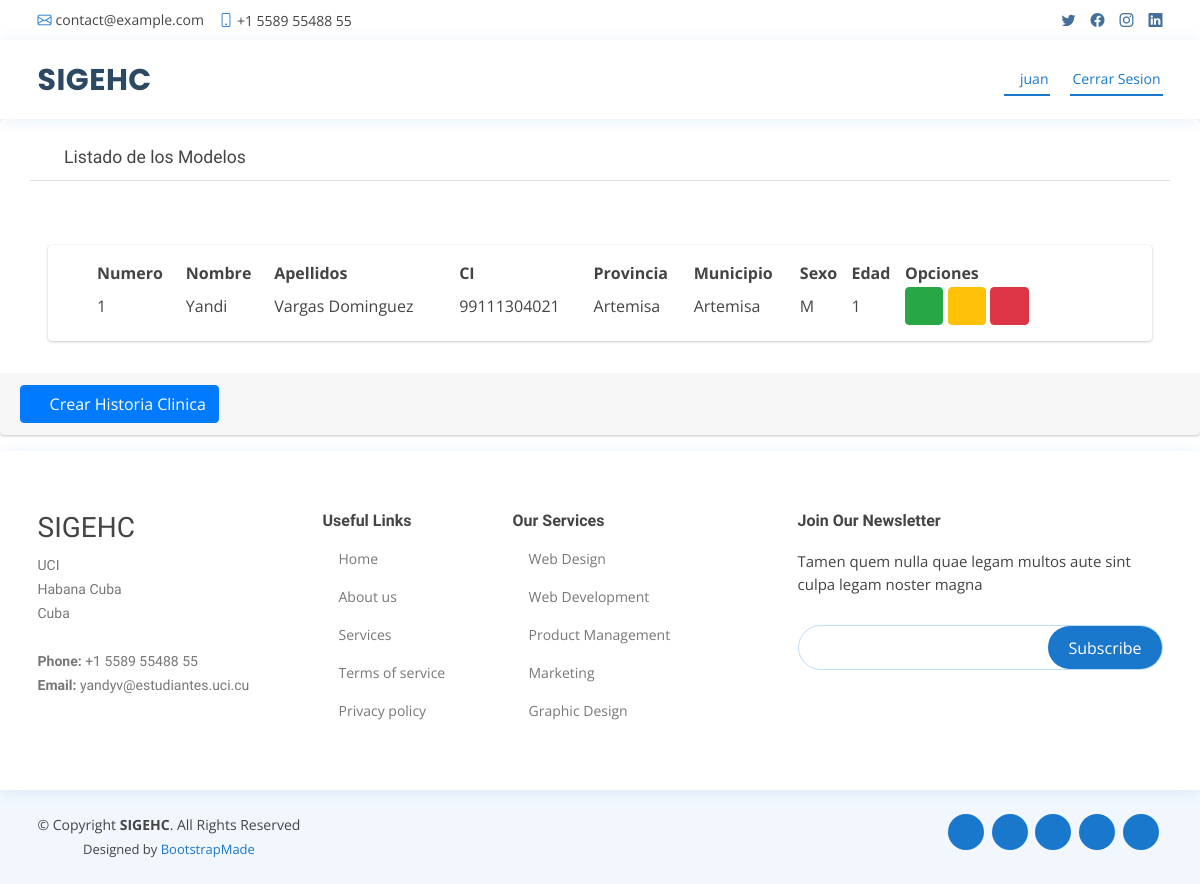
Before: /historiasc/listar/ (signed in) with the older database file.
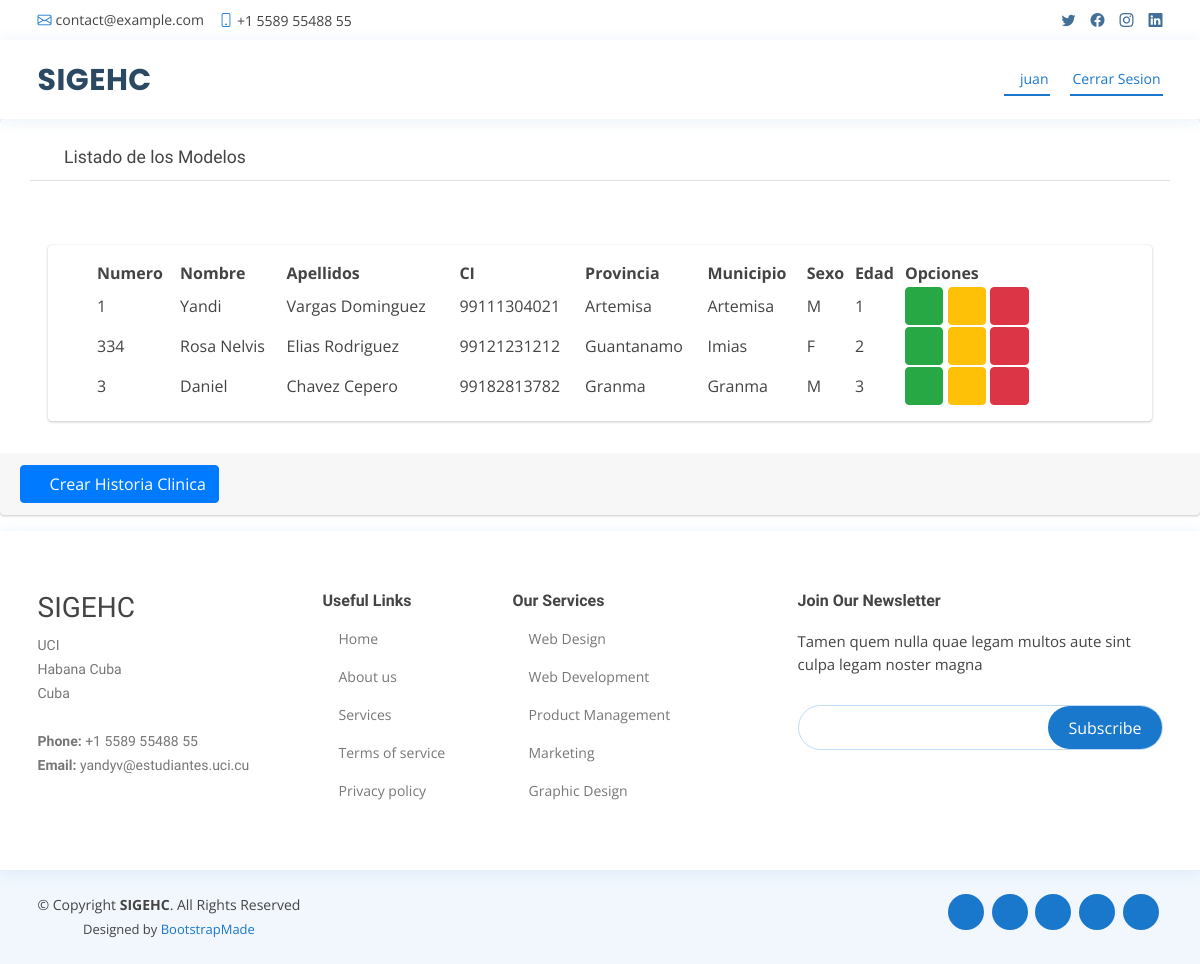
After: the same page with the newer database file.
### main/models.py (models this page shows, shortened)
class Historia_clinica(models.Model):
    numero = models.IntegerField()
    img = models.ImageField(upload_to='pacientes', null=True, blank=True)
    ci=models.CharField(max_length=11)
    nombre = models.CharField(max_length=100)
    apellidos = models.CharField(max_length=150)
    direccion = models.CharField(max_length=300)
    municipio = models.CharField(max_length=100)
    provincia = models.CharField(max_length=100)
    cod_postal = models.CharField(max_length=20)
    medico = models.ForeignKey(Medico, on_delete=models.CASCADE)
    sexo = models.ForeignKey(Sexo, on_delete=models.CASCADE)
    fecha_nacimiento = models.DateField()
    lugar_nacimiento = models.CharField(max_length=100)
    correo = models.EmailField(null=True, blank=True)
    edad = models.IntegerField()
    telf_movil = models.CharField(max_length=8)
    telf_fijo = models.CharField(max_length=8)
    observaciones = models.TextField()
    estado = models.ForeignKey(Estado, on_delete=models.CASCADE)

class Sexo(models.Model):
    sexo = models.CharField(max_length=20)
    def __str__(self):
        return self.sexo

### main/views.py (the view)
# urls.py: path('historiasc/listar/', views.hclistar, name='listar_hc'),
@login_required
def hclistar(request):
    try:
        estadoT = Estado.objects.get(nombre='Activo')
        historias = Historia_clinica.objects.all().filter(estado=estadoT)
        return render(request, 'gestion/hc/hclist.html',{
        'historias': historias,
    })
    except Exception as e:
        print(e)
    return render(request, 'gestion/hc/hclist.html')

### templates/gestion/hc/hclist.html (shortened to what this page needs)
{% extends 'base.html' %}
{% load static %}
{% block content %}
    <div class=" card card-default">
        <div class="card-header px-3 mb-3 mt-3 container">
            <h3 class="card-title">
            <i class="fas fa-search"></i>
                Listado de los Modelos
            </h3>
            </div>
        <div class="card card-body content-header mx-5 px-5 mt-5">
            <table id="myTable" class="display" style="width: 100%;">
                <thead>
                    <tr>
                        <th>Numero</th>
                        <th>Nombre</th>
                        <th>Apellidos</th>
                        <th>CI</th>
                        <th>Provincia</th>
                        <th>Municipio</th>
                        <th>Sexo</th>
                        <th>Edad</th>
                        <th style="width: 3cm">Opciones</th>
                    </tr>
                </thead>
                <tbody>
                    {% for i in historias %}
                    <tr>
                        <td>{{i.numero}}</td>
                        <td>{{i.nombre}}</td>
                        <td>{{i.apellidos}}</td>
                        <td>{{i.ci}}</td>
                        <td>{{i.provincia}}</td>
                        <td>{{i.municipio}}</td>
                        <td>{{i.sexo}}</td>
                        <td>{{i.pk}}</td>
                        <td style="width: 200px;">
                            <a href="{% url 'ver_hc' i.pk %}" type="button" class="btn btn-success">
                                <i class="fas fa-eye"></i>
                            </a>
                            <a href="{% url 'editar_hc' i.pk %}" type="button" class="btn btn-warning">
                                <i class="fas fa-edit"></i>
                            </a>
                            <a href="{% url 'matarP' i.pk %}" type="button" class="btn btn-danger">
                                <i class="fas fa-procedures"></i>
                            </a>
                        </td>
                    {% endfor %}
                </tbody>
            </table>
            </div>
            <div class=" card-footer mt-3">
            <a href="{% url 'crear_hc' %}" type="button" class="btn btn-primary">
                <i class="fas fa-plus"></i>
            Crear Historia Clinica
            </a>
            </div>
        </div>
{% endblock %}

### templates/base.html (shortened to what this page needs)
<!DOCTYPE html>
<html lang="en">
{% load static %}
<head>
  <link href="{% static 'assets/vendor/fontawesome-free/css/all.min.css'%}" rel="stylesheet">
  <link href="{% static 'assets/vendor/animate.css/animate.min.css' %}" rel="stylesheet">
  <link href="{% static 'assets/vendor/bootstrap/css/bootstrap.min.css' %}" rel="stylesheet">
  <link href="{% static 'assets/vendor/bootstrap-icons/bootstrap-icons.css' %}" rel="stylesheet">
  <link href="{% static 'assets/vendor/boxicons/css/boxicons.min.css' %}" rel="stylesheet">
  <link href="{% static 'assets/vendor/glightbox/css/glightbox.min.css' %}" rel="stylesheet">
  <link href="{% static 'assets/vendor/remixicon/remixicon.css' %}" rel="stylesheet">
  <link href="{% static 'assets/vendor/swiper/swiper-bundle.min.css' %}" rel="stylesheet">
  <link
      rel="stylesheet"
      href="{% static 'plugins/fontawesome-free/css/all.min.css'%}"
    />
    <link
      href="{% static 'plugins/bootstrap/css/bootstrap.min.css' %}"
      rel="stylesheet"
    />
    <link
      rel="stylesheet"
      type="text/css"
      href="{% static 'datatable/data_tables/datatables.min.css' %}"
    />
    <link
      rel="stylesheet"
      href="{% static 'plugins/jquery/jquery-confirm.min.css' %}"
    />
    <link
      rel="stylesheet"
      href="https://cdn.jsdelivr.net/npm/bootstrap-icons@1.7.2/font/bootstrap-icons.css"
    />
    <link
      href="{% static 'plugins/bootstrap/css/bootstrap.min.css' %}"
      rel="stylesheet"
    />
    <link
      href="{% static 'plugins/bootstrap/css/bootstrap.min.css' %}"
      rel="stylesheet"
    />
    <link
      rel="stylesheet"
      href="{% static 'dist/css/adminlte.min.css'%}"
    />
  <link href="{% static 'assets/css/style.css' %}" rel="stylesheet">
</head>
<body>
  <div id="topbar" class="d-flex align-items-center sticky-top">
    <div class="container d-flex justify-content-between">
      <div class="contact-info d-flex align-items-center">
        <i class="bi bi-envelope"></i> <a href="mailto:contact@example.com">contact@example.com</a>
        <i class="bi bi-phone"></i> +1 5589 55488 55
      </div>
      <div class="d-none d-lg-flex social-links align-items-center">
        <a href="#" class="twitter"><i class="bi bi-twitter"></i></a>
        <a href="#" class="facebook"><i class="bi bi-facebook"></i></a>
        <a href="#" class="instagram"><i class="bi bi-instagram"></i></a>
        <a href="#" class="linkedin"><i class="bi bi-linkedin"></i></i></a>
      </div>
    </div>
  </div>
  <header id="header" class="sticky-top">
    <div class="container d-flex align-items-center">
      <h1 class="logo me-auto"><a href="{% url 'home' %}">SIGEHC</a></h1>
      <nav id="navbar" class="navbar order-last order-lg-0">
        <ul>
          {% if user.is_authenticated %}
          <li class="nav-item"><a class="nav-link scrollto active" href="#"> {{user.username}}</a></li>
          <li class="nav-item"><a class="nav-link scrollto active" href="{% url 'logout' %}">Cerrar Sesion</a></li>
          {% else %}
          <li><a class="nav-link scrollto active" href="{% url 'login' %}">Iniciar Sesion</a></li>
          {% endif %}
        </ul>
      </nav>
    </div>
  </header>
{% block content %}
{% endblock %}
<footer id="footer">
    <div class="footer-top">
      <div class="container">
        <div class="row">
          <div class="col-lg-3 col-md-6 footer-contact">
            <h3>SIGEHC</h3>
            <p>
              UCI <br>
              Habana Cuba<br>
              Cuba <br><br>
              <strong>Phone:</strong> +1 5589 55488 55<br>
              <strong>Email:</strong> yandyv@estudiantes.uci.cu<br>
            </p>
          </div>
          <div class="col-lg-2 col-md-6 footer-links">
            <h4>Useful Links</h4>
            <ul>
              <li><i class="bx bx-chevron-right"></i> <a href="#">Home</a></li>
              <li><i class="bx bx-chevron-right"></i> <a href="#">About us</a></li>
              <li><i class="bx bx-chevron-right"></i> <a href="#">Services</a></li>
              <li><i class="bx bx-chevron-right"></i> <a href="#">Terms of service</a></li>
              <li><i class="bx bx-chevron-right"></i> <a href="#">Privacy policy</a></li>
            </ul>
          </div>
          <div class="col-lg-3 col-md-6 footer-links">
            <h4>Our Services</h4>
            <ul>
              <li><i class="bx bx-chevron-right"></i> <a href="#">Web Design</a></li>
              <li><i class="bx bx-chevron-right"></i> <a href="#">Web Development</a></li>
              <li><i class="bx bx-chevron-right"></i> <a href="#">Product Management</a></li>
              <li><i class="bx bx-chevron-right"></i> <a href="#">Marketing</a></li>
              <li><i class="bx bx-chevron-right"></i> <a href="#">Graphic Design</a></li>
            </ul>
          </div>
          <div class="col-lg-4 col-md-6 footer-newsletter">
            <h4>Join Our Newsletter</h4>
            <p>Tamen quem nulla quae legam multos aute sint culpa legam noster magna</p>
            <form action="" method="post">
              <input type="email" name="email"><input type="submit" value="Subscribe">
            </form>
          </div>
        </div>
      </div>
    </div>
    <div class="container d-md-flex py-4">
      <div class="me-md-auto text-center text-md-start">
        <div class="copyright">
          &copy; Copyright <strong><span>SIGEHC</span></strong>. All Rights Reserved
        </div>
        <div class="credits">
          Designed by <a href="https://bootstrapmade.com/">BootstrapMade</a>
        </div>
      </div>
      <div class="social-links text-center text-md-right pt-3 pt-md-0">
        <a href="#" class="twitter"><i class="bx bxl-twitter"></i></a>
        <a href="#" class="facebook"><i class="bx bxl-facebook"></i></a>
        <a href="#" class="instagram"><i class="bx bxl-instagram"></i></a>
        <a href="#" class="google-plus"><i class="bx bxl-skype"></i></a>
        <a href="#" class="linkedin"><i class="bx bxl-linkedin"></i></a>
      </div>
    </div>
  </footer>
</body>
</html>

### main/static/assets/css/style.css (style rules this page uses)
body { font-family: "Open Sans", sans-serif; color: #444444; }
a { color: #1977cc; text-decoration: none; }
h1, h2, h3, h4, h5, h6 { font-family: "Raleway", sans-serif; }
#topbar { background: #fff; height: 40px; font-size: 14px; transition: all 0.5s; z-index: 996; }
#topbar .contact-info a { line-height: 1; color: #444444; transition: 0.3s; }
#topbar .contact-info i { color: #1977cc; padding-right: 4px; margin-left: 15px; line-height: 0; }
#topbar .contact-info i:first-child { margin-left: 0; }
#topbar .social-links a { color: #437099; padding-left: 15px; display: inline-block; line-height: 1px; transition: 0.3s; }
#topbar .social-links a:first-child { border-left: 0; }
#header { background: #fff; transition: all 0.5s; z-index: 997; padding: 15px 0; top: 40px; box-shadow: 0px 2px 15px rgba(25, 119, 204, 0.1); }
#header .logo { font-size: 30px; margin: 0; padding: 0; line-height: 1; font-weight: 700; letter-spacing: 0.5px; font-family: "Poppins", sans-serif; }
#header .logo a { color: #2c4964; }
.navbar { padding: 0; }
.navbar ul { margin: 0; padding: 0; display: flex; list-style: none; align-items: center; }
.navbar li { position: relative; }
.navbar>ul>li { position: relative; white-space: nowrap; padding: 8px 0 8px 20px; }
.navbar a, .navbar a:focus { display: flex; align-items: center; justify-content: space-between; font-size: 14px; color: #2c4964; white-space: nowrap; transition: 0.3s; border-bottom: 2px solid #fff; padding: 5px 2px; }
.navbar a:hover, .navbar .active, .navbar .active:focus, .navbar li:hover>a { color: #1977cc; border-color: #1977cc; }
#footer { color: #444444; font-size: 14px; background: #f1f7fd; }
#footer .footer-top { padding: 60px 0 30px 0; background: #fff; box-shadow: 0px 2px 15px rgba(25, 119, 204, 0.1); }
#footer .footer-top .footer-contact { margin-bottom: 30px; }
#footer .footer-top .footer-contact p { font-size: 14px; line-height: 24px; margin-bottom: 0; font-family: "Raleway", sans-serif; color: #777777; }
#footer .footer-top h4 { font-size: 16px; font-weight: bold; color: #444444; position: relative; padding-bottom: 12px; }
#footer .footer-top .footer-links { margin-bottom: 30px; }
#footer .footer-top .footer-links ul { list-style: none; padding: 0; margin: 0; }
#footer .footer-top .footer-links ul i { padding-right: 2px; color: #1c84e3; font-size: 18px; line-height: 1; }
#footer .footer-top .footer-links ul li { padding: 10px 0; display: flex; align-items: center; }
#footer .footer-top .footer-links ul li:first-child { padding-top: 0; }
#footer .footer-top .footer-links ul a { color: #777777; transition: 0.3s; display: inline-block; line-height: 1; }
#footer .footer-newsletter { font-size: 15px; }
#footer .footer-newsletter h4 { font-size: 16px; font-weight: bold; color: #444444; position: relative; padding-bottom: 12px; }
#footer .footer-newsletter form { margin-top: 30px; background: #fff; padding: 6px 10px; position: relative; border-radius: 50px; text-align: left; border: 1px solid #bfdcf7; }
#footer .footer-newsletter form input[type=email] { border: 0; padding: 4px 8px; width: calc(100% - 100px); }
#footer .footer-newsletter form input[type=submit] { position: absolute; top: 0; right: 0; bottom: 0; border: 0; background: none; font-size: 16px; padding: 0 20px; background: #1977cc; color: #fff; transition: 0.3s; border-radius: 50px; }
#footer .credits { padding-top: 5px; font-size: 13px; color: #444444; }
#footer .social-links a { font-size: 18px; display: inline-block; background: #1977cc; color: #fff; line-height: 1; padding: 8px 0; margin-right: 4px; border-radius: 50%; text-align: center; width: 36px; height: 36px; transition: 0.3s; }

Changed rows visible on the page:
now on this page (row edited): Historia_clinica: numero "334", nombre "Rosa Nelvis", apellidos "Elias Rodriguez", ci "99121231212", provincia "Guantanamo", municipio "Imias", sexo "F", pk "2"
added Historia_clinica: numero "3", nombre "Daniel", apellidos "Chavez Cepero", ci "99182813782", provincia "Granma", municipio "Granma", sexo "M", pk "3"
